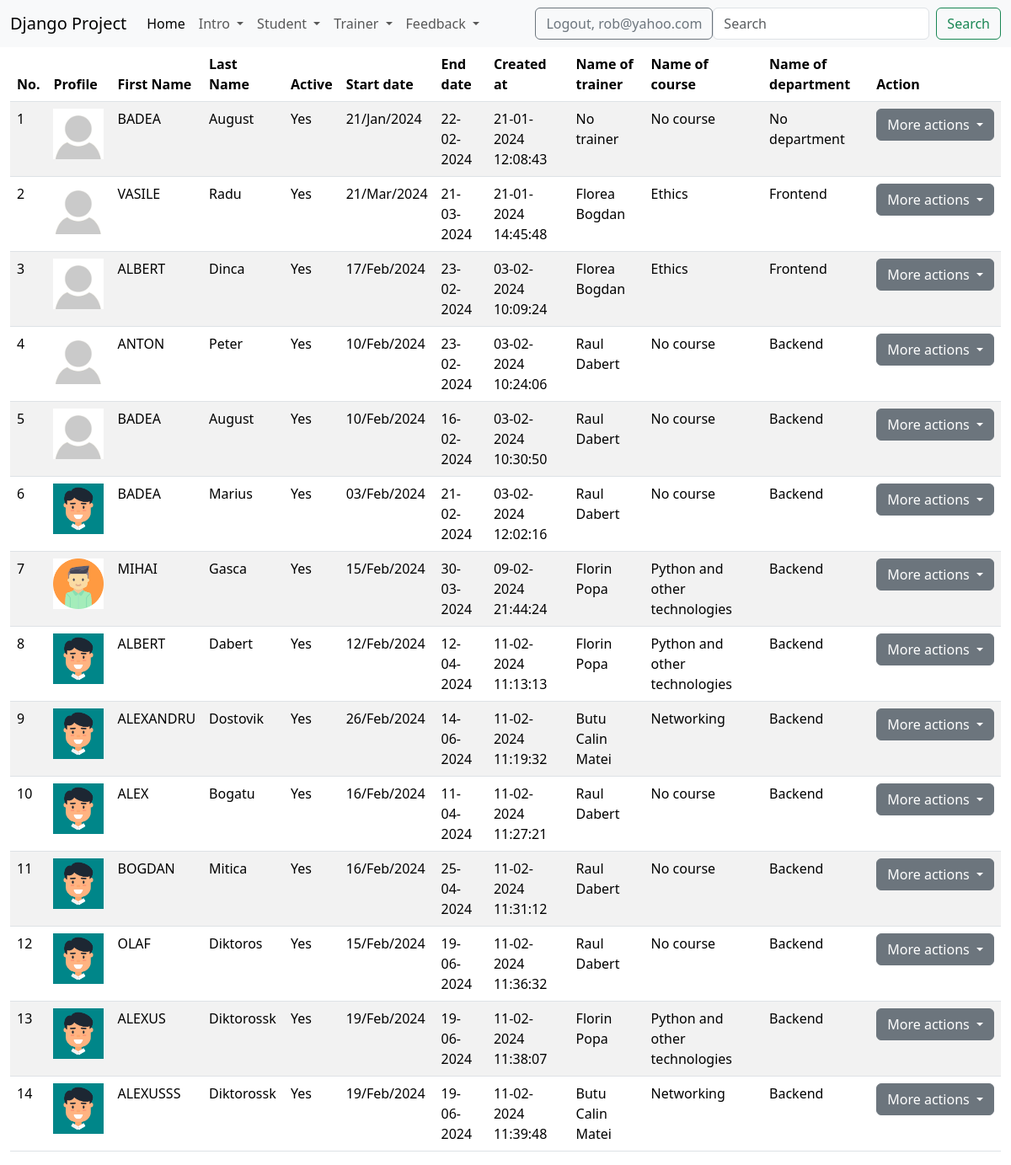
/list_of_students/ (signed in), run on the app's committed database.
### student/models.py (models this page shows, shortened)
class Student(models.Model):
    gender_options = (
        ("male", "Male"),
        ("female", "Female")
    )
    first_name = models.CharField(max_length=50)
    last_name = models.CharField(max_length=50)
    age = models.IntegerField()
    email = models.EmailField(max_length=60)
    description = models.TextField(max_length=400)
    active = models.BooleanField(default=True)
    gender = models.CharField(max_length=6, choices=gender_options)
    start_date = models.DateField()
    end_start = models.DateField()
    trainer = models.ForeignKey(Trainer, on_delete=models.CASCADE, null=True)
    profile = models.ImageField(upload_to="students_profile/", null=True)
    created_at = models.DateTimeField(auto_now_add=True)
    updated_at = models.DateTimeField(auto_now=True)

### trainer/models.py (models this page shows, shortened)
class Trainer(models.Model):
    department_options = (
        ("frontend", "Frontend"),
        ("backend", "Backend"),
        ("network", "Network"),
    )
    first_name = models.CharField(max_length=20)
    last_name = models.CharField(max_length=20)
    course = models.CharField(max_length=40, blank=True, null=True)
    email = models.EmailField(max_length=40)
    department = models.CharField(max_length=32, choices=department_options)
    active = models.BooleanField(default=True)
    created_at = models.DateTimeField(auto_now_add=True)
    updated_at = models.DateTimeField(auto_now=True)
    image_up = models.ImageField(upload_to="trainers_images/", null=True)
    def __str__(self):
        return f"{self.first_name} {self.last_name}"

### student/views.py (the view)
# urls.py: path("list_of_students/", views.StudentListView.as_view(), name="list-of-students"),
class StudentListView(LoginRequiredMixin, PermissionRequiredMixin, ListView):
    template_name = "student/list_of_students.html"
    model = Student
    context_object_name: str = "all_students"
    permission_required = "student.view_list_of_students"
    def get_queryset(self):
        return Student.objects.filter(active=True)

### templates/student/list_of_students.html (shortened to what this page needs)
{% extends 'base.html' %}
{% load static %}
{% block content %}
    <div class="container-fluid">
        <div class="row">
            <div class="col-md-12">
                {% if all_students %}
                    <table class="table table-striped">
                        <thead>
                            <tr>
                                <th>No.</th>
                                <th>Profile</th>
                                <th>First Name</th>
                                <th>Last Name</th>
                                <th>Active</th>
                                <th>Start date</th>
                                <th>End date</th>
                                <th>Created at</th>
                                <th>Name of trainer</th>
                                <th>Name of course</th>
                                <th>Name of department</th>
                                <th>Action</th>
                            </tr>
                        </thead>
                        <tbody>
                            {% for student in all_students %}
                                <tr>
                                    <td>{{ forloop.counter }}</td>
                                    <td>
                                        {% if student.profile %}
                                            <img src="{{ student.profile.url }}" width="60px" height="60px" alt="No image">
                                        {% else %}
                                            <img src="{% static "images/img.png" %}" width="60px" height="60px" alt="No image">
                                        {% endif %}
                                    </td>
                                    <td>{{ student.first_name|upper }}</td>
                                    <td>{{ student.last_name|title }}</td>
                                    <td>
                                        {% if student.active %}
                                            Yes
                                        {% else %}
                                            No
                                        {% endif %}
                                    </td>
                                    <td> {{ student.start_date|date:"d/M/Y" }}</td>
                                    <td> {{ student.end_start|date:"d-m-Y" }}</td>
                                    <td> {{ student.created_at|date:"d-m-Y H:i:s" }}</td>
                                    <td>
                                        {% if student.trainer and student.trainer.active %}
                                            {{ student.trainer }}
                                        {% else %}
                                            No trainer
                                        {% endif %}
                                    </td>
                                    <td>
                                        {% if student.trainer.course %}
                                            {{ student.trainer.course }}
                                        {% else %}
                                            No course
                                        {% endif %}
                                    </td>
                                    <td>
                                        {% if student.trainer.department %}
                                            {{ student.trainer.department|title }}
                                        {% else %}
                                            No department
                                        {% endif %}
                                    </td>
                                    <td>
                                        <div class="dropdown">
                                            <button class="btn btn-secondary dropdown-toggle" type="button"
                                                    data-bs-toggle="dropdown" aria-expanded="false"> More actions
                                            </button>
                                        </div>
                                    </td>
                                </tr>
                            {% endfor %}
                        </tbody>
                    </table>
                {% else %}
                    <p class="text-center">No Student Available</p>
                {% endif %}
            </div>
        </div>
    </div>
{% endblock %}

### templates/base.html (shortened to what this page needs)
{% load static %}
<!DOCTYPE html>
<html lang="en">
<head>
    <link href="https://cdn.jsdelivr.net/npm/bootstrap@5.3.2/dist/css/bootstrap.min.css" rel="stylesheet">
    <link rel="stylesheet" href="{% static "css/my_style.css" %}">
</head>
<body>
{% include "navbar.html" %}
{% block content %}{% endblock %}
</body>
</html>

### templates/navbar.html (shortened to what this page needs)
<nav class="navbar navbar-expand-lg bg-body-tertiary">
    <div class="container-fluid">
        <a class="navbar-brand" href="#">Django Project</a>
        <div class="collapse navbar-collapse" id="navbarSupportedContent">
            <ul class="navbar-nav me-auto mb-2 mb-lg-0">
                <li class="nav-item">
                    <a class="nav-link active" aria-current="page" href="{% url "home-page" %}">Home</a>
                </li>
                {% if user.is_authenticated %}
                <li class="nav-item dropdown">
                    <a class="nav-link dropdown-toggle" href="#" role="button" data-bs-toggle="dropdown"
                       aria-expanded="false">
                       Intro
                    </a>
                </li>
                {% if perms.student.add_student or perms.student.view_list_of_students or perms.student.view_historystudent %}
                    <li class="nav-item dropdown">
                        <a class="nav-link dropdown-toggle" href="#" role="button" data-bs-toggle="dropdown"
                           aria-expanded="false">
                           Student
                        </a>
                    </li>
                {% endif %}
                <li class="nav-item dropdown">
                    <a class="nav-link dropdown-toggle" href="#" role="button" data-bs-toggle="dropdown"
                       aria-expanded="false">
                       Trainer
                    </a>
                </li>
                <li class="nav-item dropdown">
                    <a class="nav-link dropdown-toggle" href="#" role="button" data-bs-toggle="dropdown"
                        aria-expanded="false">
                        Feedback
                    </a>
                </li>
                {% endif %}
            </ul>
            {% if user.is_authenticated %}
                <form method="post" action="{% url 'logout' %}">
                     <button type="submit" class="btn btn-outline-secondary">Logout, {{ user.username }}</button>
                </form>
            {% else %}
                <div>
                    <a href="{% url "login" %}" class="btn btn-outline-success">Login</a>
                    <a href="{% url "sign-up" %}" class="btn btn-outline-secondary">Sign up</a>
                </div>
            {% endif %}
            <form class="d-flex" role="search">
                <input class="form-control me-2" type="search" placeholder="Search" aria-label="Search">
                <button class="btn btn-outline-success" type="submit">Search</button>
            </form>
        </div>
    </div>
</nav>

### data on the page
Student: first_name "BADEA", last_name "August", active "Yes", start_date "21/Jan/2024", end_start "22-02-2024", created_at "21-01-2024 12:08:43", shows "No trainer", shows "No course", shows "No department"
Student: first_name "VASILE", last_name "Radu", active "Yes", start_date "21/Mar/2024", end_start "21-03-2024", created_at "21-01-2024 14:45:48", trainer "Florea Bogdan", trainer.course "Ethics", trainer.department "Frontend"
Student: first_name "ALBERT", last_name "Dinca", active "Yes", start_date "17/Feb/2024", end_start "23-02-2024", created_at "03-02-2024 10:09:24", trainer "Florea Bogdan", trainer.course "Ethics", trainer.department "Frontend"
Student: first_name "ANTON", last_name "Peter", active "Yes", start_date "10/Feb/2024", end_start "23-02-2024", created_at "03-02-2024 10:24:06", trainer "Raul Dabert", shows "No course", trainer.department "Backend"
Student: first_name "BADEA", last_name "August", active "Yes", start_date "10/Feb/2024", end_start "16-02-2024", created_at "03-02-2024 10:30:50", trainer "Raul Dabert", shows "No course", trainer.department "Backend"
Student: profile (picture), first_name "BADEA", last_name "Marius", active "Yes", start_date "03/Feb/2024", end_start "21-02-2024", created_at "03-02-2024 12:02:16", trainer "Raul Dabert", shows "No course", trainer.department "Backend"
Student: profile (picture), first_name "MIHAI", last_name "Gasca", active "Yes", start_date "15/Feb/2024", end_start "30-03-2024", created_at "09-02-2024 21:44:24", trainer "Florin Popa", trainer.course "Python and other technologies", trainer.department "Backend"
Student: profile (picture), first_name "ALBERT", last_name "Dabert", active "Yes", start_date "12/Feb/2024", end_start "12-04-2024", created_at "11-02-2024 11:13:13", trainer "Florin Popa", trainer.course "Python and other technologies", trainer.department "Backend"
Student: profile (picture), first_name "ALEXANDRU", last_name "Dostovik", active "Yes", start_date "26/Feb/2024", end_start "14-06-2024", created_at "11-02-2024 11:19:32", trainer "Butu Calin Matei", trainer.course "Networking", trainer.department "Backend"
Student: profile (picture), first_name "ALEX", last_name "Bogatu", active "Yes", start_date "16/Feb/2024", end_start "11-04-2024", created_at "11-02-2024 11:27:21", trainer "Raul Dabert", shows "No course", trainer.department "Backend"
Student: profile (picture), first_name "BOGDAN", last_name "Mitica", active "Yes", start_date "16/Feb/2024", end_start "25-04-2024", created_at "11-02-2024 11:31:12", trainer "Raul Dabert", shows "No course", trainer.department "Backend"
Student: profile (picture), first_name "OLAF", last_name "Diktoros", active "Yes", start_date "15/Feb/2024", end_start "19-06-2024", created_at "11-02-2024 11:36:32", trainer "Raul Dabert", shows "No course", trainer.department "Backend"
Student: profile (picture), first_name "ALEXUS", last_name "Diktorossk", active "Yes", start_date "19/Feb/2024", end_start "19-06-2024", created_at "11-02-2024 11:38:07", trainer "Florin Popa", trainer.course "Python and other technologies", trainer.department "Backend"
Student: profile (picture), first_name "ALEXUSSS", last_name "Diktorossk", active "Yes", start_date "19/Feb/2024", end_start "19-06-2024", created_at "11-02-2024 11:39:48", trainer "Butu Calin Matei", trainer.course "Networking", trainer.department "Backend"

### other printed values
{{ user.username }} "rob@yahoo.com"
